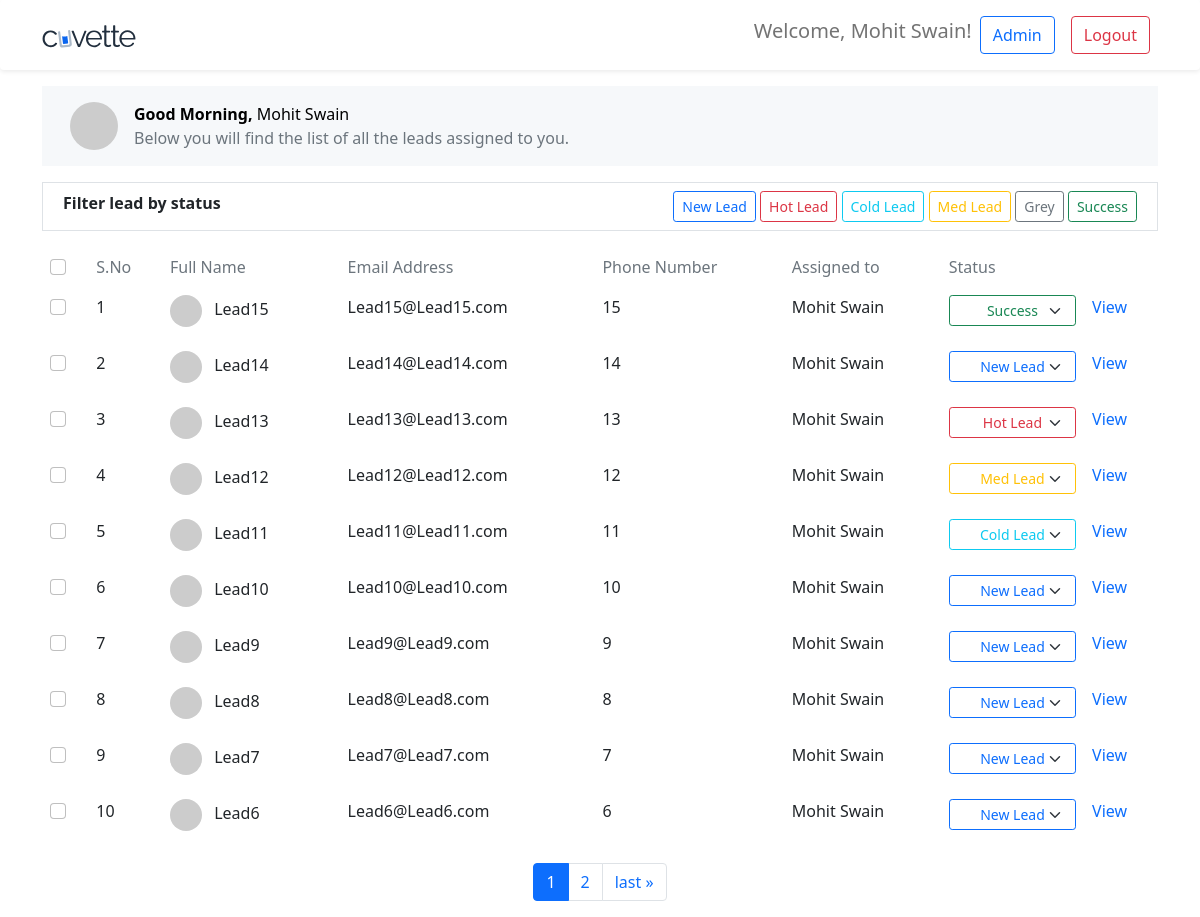
The app's page /dashboard (signed in), older data.
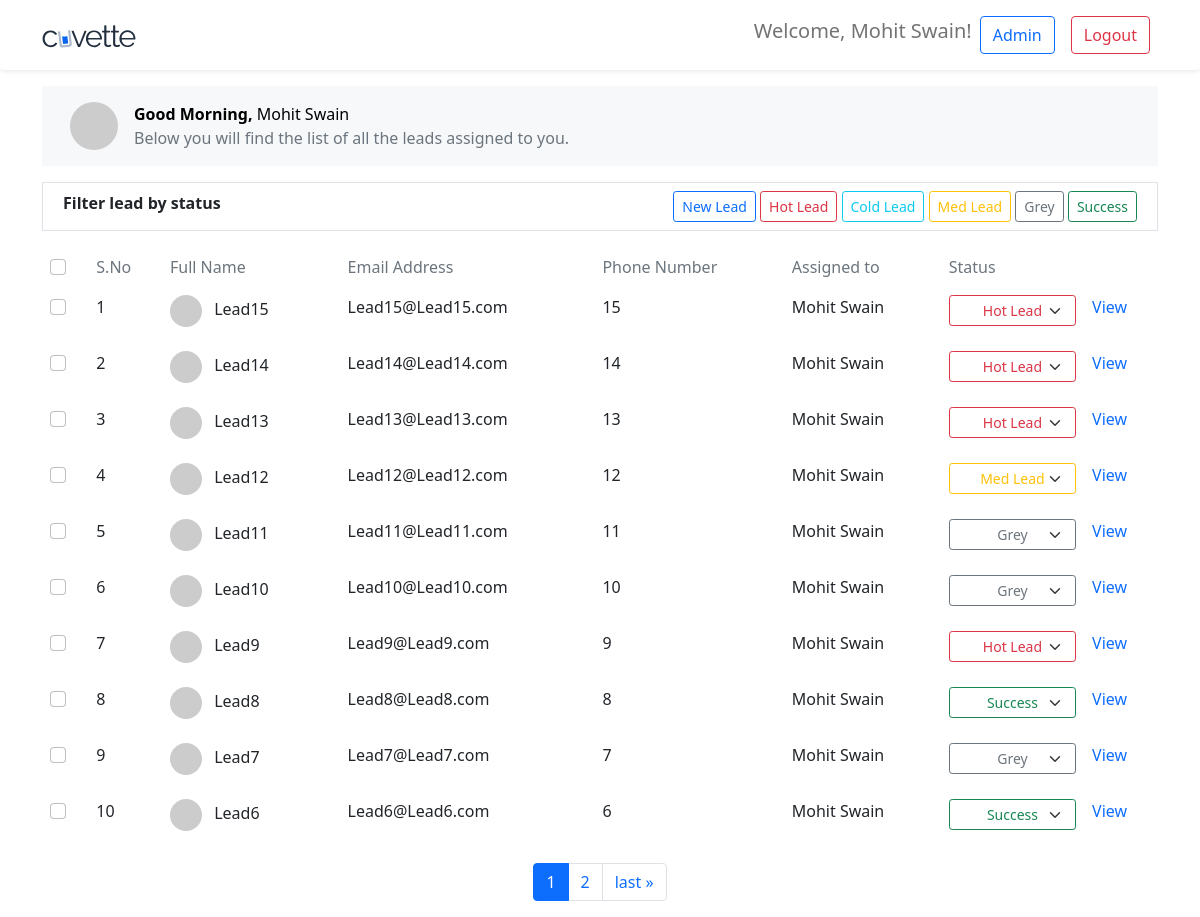
The same page, newer data.
### authentication/models.py (models this page shows, shortened)
class User(AbstractUser):
  username = None
  first_name = models.CharField('first name', max_length=150)
  last_name = models.CharField('last name', max_length=150)
  email = models.EmailField('email address', unique=True)
  phone_number = models.DecimalField('Phone no',max_digits=10,decimal_places=0,null=True,blank=True)
  is_approved = models.BooleanField(default=False)
  SALES_ADMIN = 'SA'
  SALES_REPRESENTATIVE = 'SR'
  USER_TYPES = [
    (SALES_ADMIN,'Sales Admin'),
    (SALES_REPRESENTATIVE,'Sales Representative')
  ]
  user_type = models.CharField(max_length=2,choices=USER_TYPES,default=SALES_REPRESENTATIVE)
  manager_id = models.ForeignKey('self',
                                  on_delete=models.SET_NULL,
                                  null=True,
                                  blank=True,
                                  help_text='Only Sales Admin'
                                )
  profile = models.ImageField(null=True,blank=True)
  objects = MyUserManager()
  USERNAME_FIELD = 'email'
  REQUIRED_FIELDS = ['first_name','last_name']

class Lead(models.Model):
  created_at = models.DateTimeField(auto_now_add=True)
  updated_at = models.DateTimeField(auto_now=True)
  name = models.CharField(max_length=150)
  email = models.EmailField(
      max_length=255,
      unique=True,
  )
  phone_number = models.DecimalField(max_digits=10,decimal_places=0)
  HOT = 'HOT'
  COLD = 'COLD'
  MEDIUM = 'MED'
  GREY = 'GREY'
  SUCCESS = 'SUCC'
  LEAD_STATE = [
    (HOT, 'hot'),
    (COLD,'cold'),
    (MEDIUM,'medium'),
    (GREY,'grey'),
    (SUCCESS,'success')
  ]
  state = models.CharField(max_length=4,choices=LEAD_STATE,null=True,blank=True)
  user_id = models.ForeignKey(User,on_delete=models.SET_NULL,null=True,blank=True,help_text='Only Sales Representative')

### main_app/views.py (the view)
# urls.py: path('dashboard',views.dashboard,name='dashboard'),
@login_required(login_url=reverse_lazy('login'))
def dashboard(request):
  leads = Lead.objects.filter(user_id=request.user.id).order_by('-created_at')
  filter = request.GET.get('filter')
  if filter:
    if filter == 'NEW':
      leads = leads.filter(state__isnull = True)
    else:
      leads = leads.filter(state=filter)
  p = Paginator(leads,10)
  page_number = request.GET.get('page')
  p_leads = p.get_page(page_number)
  status_text = {
    Lead.HOT : 'Hot Lead',
    Lead.COLD : 'Cold Lead',
    Lead.MEDIUM : 'Med Lead',
    Lead.GREY : 'Grey',
    Lead.SUCCESS: 'Success'
  }
  status_bootstrap_color = {
    Lead.HOT : 'danger',
    Lead.COLD : 'info',
    Lead.MEDIUM : 'warning',
    Lead.GREY : 'secondary',
    Lead.SUCCESS: 'success',
  }
  context = {
    'leads' : p_leads,
    'status_text' : status_text,
    'status_bootstrap_color' : status_bootstrap_color
  }
  return render(request,'main_app/dashboard.html',context)

### authentication/templatetags/helper_tags.py (called while the page is built)
@register.filter(name='get_value')
def get_value(dictionary, key):
  return dictionary.get(key)

### main_app/templates/main_app/dashboard.html (shortened to what this page needs)
{% extends 'base.html' %} {% load static %} {% load helper_tags %}
{%block title%}Dashboard{%endblock%} {%block navBar%} {{ block.super }}
{%endblock%} {%block content%}
<div class="container">
	<div class="container-fluid my-3" style="background-color: #f6f8fa">
		<div class="p-3 d-flex flex-row">
			<div style="height: 48px">
				<img
					src="https://i.pravatar.cc/50?user={{user.email}}"
					alt=""
					srcset=""
					class="h-100 rounded-circle"
				/>
			</div>
			<div class="px-3">
				<div class="text-black">
					<span class="fw-bold"> Good Morning,</span>
					{{ user.get_full_name | title}}
				</div>
				<div class="text-secondary">
					Below you will find the list of all the leads assigned to you.
				</div>
			</div>
		</div>
	</div>
	<div class="container-fluid my-3 border">
		<div class="p-2 d-flex flex-row">
			<div class="fw-bold">Filter lead by status</div>
			<div class="ms-auto">
				{% if request.GET.filter == 'NEW' %}
				<a href="?filter=" class="text-decoration-none">
					<button type="button" class="btn btn-outline-primary btn-sm active">
						New Lead
					</button>
				</a>
				{% else %}
				<a href="?filter=NEW" class="text-decoration-none">
					<button type="button" class="btn btn-outline-primary btn-sm">
						New Lead
					</button>
				</a>
				{% endif %} {% for state in status_text %}
				{% if request.GET.filter == state %}
				<a href="?filter=" class="text-decoration-none">
					<button
						type="button"
						class="btn btn-outline-{{status_bootstrap_color | get_value:state | default:'primary'}} btn-sm active"
					>
						{{ status_text | get_value:state }}
					</button>
				</a>
				{% else %}
				<a href="?filter={{state}}" class="text-decoration-none">
					<button
						type="button"
						class="btn btn-outline-{{status_bootstrap_color | get_value:state | default:'primary'}} btn-sm"
					>
						{{ status_text | get_value:state }}
					</button>
				</a>
				{% endif %} {% endfor %}
			</div>
		</div>
	</div>
	<table class="table table-hover table-borderless">
		<thead>
			<tr class="text-muted">
				<th>
					<input class="form-check-input" type="checkbox" />
				</th>
				<th scope="col" class="fw-normal">S.No</th>
				<th scope="col" class="fw-normal">Full Name</th>
				<th scope="col" class="fw-normal">Email Address</th>
				<th scope="col" class="fw-normal">Phone Number</th>
				<th scope="col" class="fw-normal">Assigned to</th>
				<th scope="col" class="fw-normal">Status</th>
			</tr>
		</thead>
		<tbody>
			{% for lead in leads %}
			<tr>
				<td>
					<input class="form-check-input" type="checkbox" />
				</td>
				<td scope="row" class="fw-normal">
					{{ forloop.counter0|add:leads.start_index}}
				</td>
				<td>
					<img
						src="https://i.pravatar.cc/32?user={{lead.name}}"
						alt=""
						srcset=""
						class="h-100 rounded-circle"
					/>
					<span class="mx-2"> {{lead.name | title}} </span>
				</td>
				<td>{{lead.email}}</td>
				<td>{{lead.phone_number}}</td>
				<td>{{lead.user_id.get_full_name}}</td>
				{% with lead.state as status %}
				<td>
					<select
						class="state-select form-select form-select-sm shadow-none btn btn-sm btn-outline-{{status_bootstrap_color | get_value:status | default:'primary'}}"
						aria-label=".form-select-sm example"
						onchange="changeHandler({{lead.id}},this.value)"
					>
						{% if not status %}
						<option selected class="bg-light text-dark">New Lead</option>
						{% endif %} {% for state in status_text %} {% if state == status %}
						<option class="bg-light text-dark" value="{{state}}" selected>
							{{status_text | get_value:state}}
						</option>
						{% else %}
						<option class="bg-light text-dark" value="{{state}}">
							{{status_text | get_value:state}}
						</option>
						{% endif %} {% endfor %}
					</select>
				</td>
				{% endwith %}
				<td>
					<p
						class="text-decoration-none text-primary"
						onclick="showModal({{lead.id}})"
						role="button"
					>
						View
					</p>
				</td>
			</tr>
			{% endfor %}
		</tbody>
	</table>
	<nav aria-label="Page navigation">
		<ul class="pagination justify-content-center">
			<li class="page-item active" aria-current="page">
				<a class="page-link" href="">{{ leads.number }}</a>
			</li>
			{% if leads.has_next %}
			<li class="page-item">
				<a
					class="page-link"
					href="?filter={{request.GET.filter}}&page={{ leads.next_page_number }}"
					>{{ leads.next_page_number }}</a
				>
			</li>
			<li class="page-item">
				<a class="page-link" href="?page={{ leads.paginator.num_pages }}"
					>last &raquo;</a
				>
			</li>
			{% endif %}
		</ul>
	</nav>
</div>
{%endblock%}

### template/base.html (shortened to what this page needs)
{% load static %}<!DOCTYPE html>
<html lang="en">
	<head>
		<link
			href="https://cdn.jsdelivr.net/npm/bootstrap@5.1.3/dist/css/bootstrap.min.css"
			rel="stylesheet"
		/>
	</head>
	<body>
		{%block navBar %}
		<nav class="navbar navbar-expand-md navbar-light shadow-sm rounded">
			<div class="container">
				<a class="navbar-brand" href="{% url 'home' %}">
					<img src="{%static 'cuvette_icon.svg'%}" alt="cuvette icon" />
				</a>
				<div
					class="collapse navbar-collapse justify-content-end"
					id="navbarToggler"
				>
					<ul class="navbar-nav mb-2 mb-lg-0">
						{% if user and user.is_authenticated %}
						<li class="nav-item navbar-text d-flex align-items-center">
							<h5>Welcome, {{ user.get_full_name | title }}!</h5>
						</li>
						{% if user.is_staff or user.is_superuser%}
						<a class="nav-link" href="{% url 'admin:index' %}"
							><button type="button" class="btn btn-outline-primary">
								Admin
							</button>
						</a>
						{% endif %}
						<a class="nav-link" href="{% url 'logout' %}"
							><button type="button" class="btn btn-outline-danger">
								Logout
							</button>
						</a>
						{% endif %}
					</ul>
				</div>
			</div>
		</nav>
		{% endblock %}
		<main>{%block content%}Nothing to show!{%endblock%}</main>
	</body>
</html>

Row changes from the older to the newer data that the page shows:
changed Lead "Lead15": state+id "Success" → "Hot Lead"
changed Lead "Lead14": state+id "New Lead" → "Hot Lead"
changed Lead "Lead11": state+id "Cold Lead" → "Grey"
changed Lead "Lead10": state+id "New Lead" → "Grey"
changed Lead "Lead9": state+id "New Lead" → "Hot Lead"
changed Lead "Lead8": state+id "New Lead" → "Success"
changed Lead "Lead7": state+id "New Lead" → "Grey"
changed Lead "Lead6": state+id "New Lead" → "Success"
